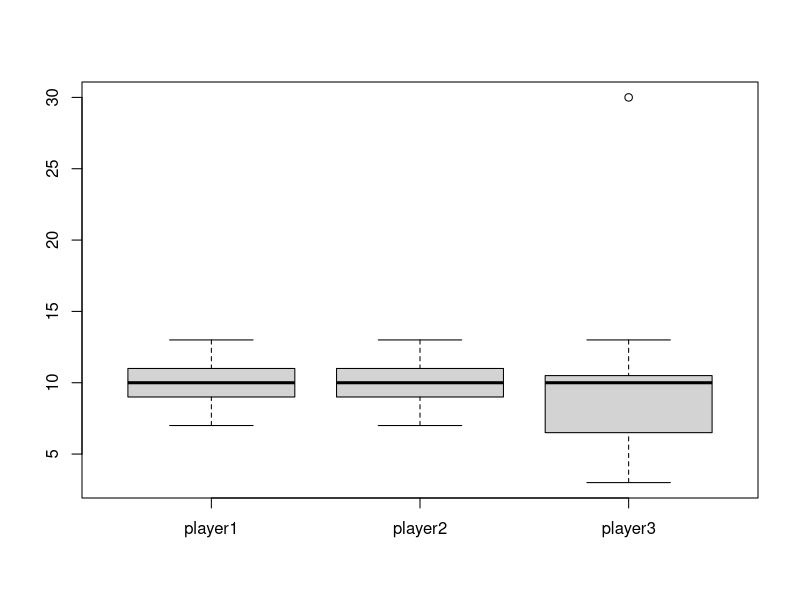

R code for this plot:
aa <- c(7,9,9,10,10,10,10,11,11,13)
bb <- c(7,8,9,9,10,10,11,11,12,13)
 
cc <- c(3,  3,  6,  7,  7,  10,  10,  10,  11,  13,  30 )

datalist<-list()
dataL <- list()
dataL[["player1"]] = aa
dataL[["player2"]] = bb
dataL[["player3"]] = cc

boxOut <- boxplot(dataL)